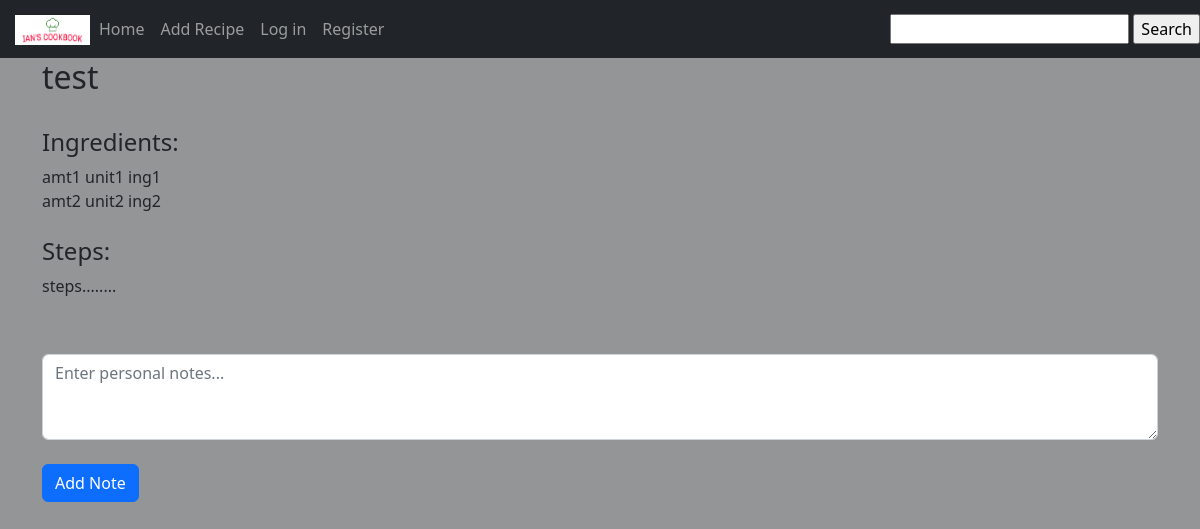
Before: /recipe_base/2 with the older database file.
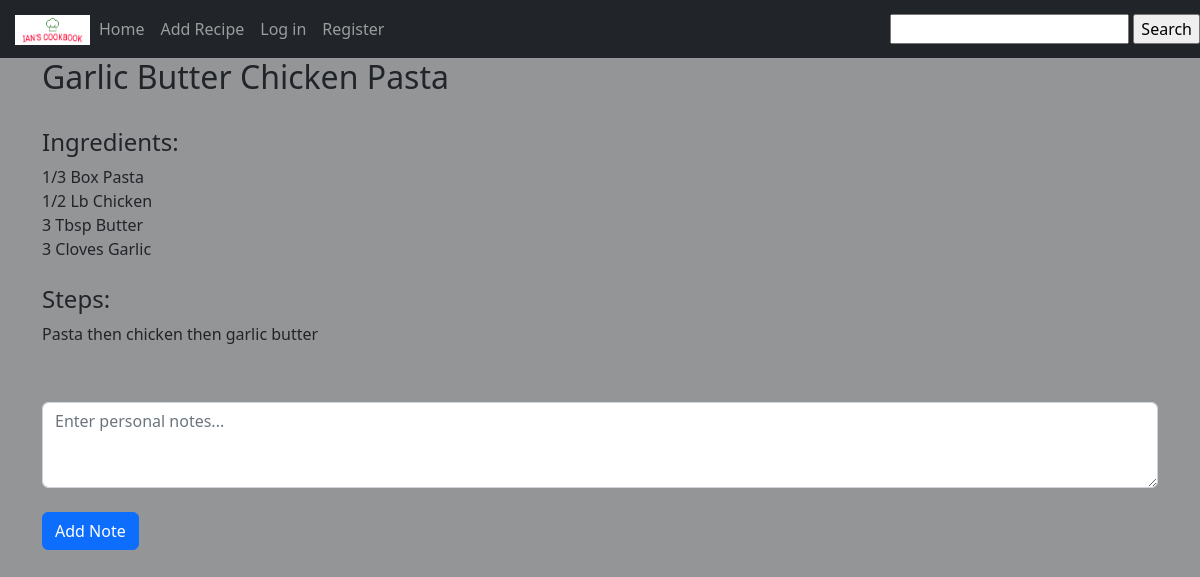
After: the same page with the newer database file.
### website/models.py (models this page shows)
class recipeMaster(db.Model):
    __tablename__ = 'recipemaster'
    id = db.Column(db.Integer, primary_key=True)
    recipe_name = db.Column(db.String(50))
    steps = db.Column(db.String(2000))
    created_by = db.Column(db.String(50))

class Ingredients(db.Model):
    ingredient_id = db.Column(db.Integer, primary_key=True)
    recipe_id = db.Column(db.Integer, db.ForeignKey('recipemaster.id'))
    ingredients = db.Column(db.String(50))
    amount = db.Column(db.String)
    unit = db.Column(db.String(20))

### website/views.py (the view)
@views.route('/recipe_base/<int:id>', methods=['GET', 'POST'])
def recipeBase(id=None):
    getID = request.path
    pages = re.search(r'(?<=/recipe_base/)\w+', getID)
    page = pages.group(0)
    names = recipeMaster.query.filter_by(id = page).first()
    ings = Ingredients.query.filter_by(recipe_id = page).all()
    if current_user.is_authenticated:
        userID = current_user.id
        if request.method == 'POST':
            getNotes = request.form.get('customNote')
            data = Notes(recipe_id = page, note = getNotes)
            db.session.add(data)
            db.session.commit()
        customNotes = Notes.query.filter_by(recipe_id = page, creator_id = userID).all()
        return render_template('recipe_base.html', ings=ings, names=names, notes = customNotes)
    else:
        return render_template('recipe_base.html', ings=ings, names=names)

### website/templates/recipe_base.html (shortened to what this page needs)
{% extends "base.html" %} {% block title %}Recipe{% endblock %}
{% block content %}
<h2> {{ names.recipe_name }}</h2>
<br>
<h4> Ingredients:</h4>
{% for ing in ings %}
    {{ ing.amount + " " + ing.unit + " " + ing.ingredients }}
    <br>
{% endfor %}
<br>
<h4>Steps:</h4>
<p> {{ names.steps }}</p>
<br>
<div id="noteField">
  <form method="POST">
  <textarea class="form-control" id=customNote name="customNote" rows="3" placeholder="Enter personal notes..."></textarea>
  <br>
  <button type="submit" class="btn btn-primary" id="addNote" href="#">Add Note</button>
  </form>
</div>
{% endblock %}

### website/templates/base.html (shortened to what this page needs)
<!DOCTYPE html>
    <html lang="en">
        <head>
            <link href="https://cdn.jsdelivr.net/npm/bootstrap@5.2.0/dist/css/bootstrap.min.css" rel="stylesheet">
            <link rel="stylesheet" href="{{url_for('static', filename='./style.css')}}">
        </head>
        <body>
            <nav class="navbar navbar-expand-lg navbar-dark bg-dark">
                <a class="navbar-brand" href="#">
                    <img src="{{url_for('static', filename='./logo.png')}}" width="30" height="30" alt=""/>
                  </a>
                <div class="collapse navbar-collapse" id="navbar">
                    <div class="navbar-nav">
                        <a class="nav-item nav-link" id="home" href="/">Home</a>
                        <a class="nav-item nav-link" id="addRecipe" href="/add_recipe">Add Recipe</a>
                        <a class="nav-item nav-link" id="Login" href="/login">Log in</a>
                        <a class="nav-item nav-link" id="Register" href="/register">Register</a>
                    </div>
                </div>
                <form method="POST">
                    <input type="text" autofocus="autofocus" name="search_string">
                    <input type="submit" formaction="/search" value="Search">
                </form>
            </nav>
            <div class="container">
                {% block content %}
                {% endblock %}
            </div>
        </body>
    </html>

### website/static/style.css (style rules this page uses)
body { background-color:#7d7e7fd0; }
.navbar-brand { position: relative; left: 15px; width: 75px; }
.navbar-brand > img { width: 100%; }

Changed rows visible on the page:
removed Ingredients: amount+unit+ingredients "amt1 unit1 ing1"
removed Ingredients: amount+unit+ingredients "amt2 unit2 ing2"
changed recipeMaster: recipe_name "test" → "Garlic Butter Chicken Pasta"; steps "steps........" → "Pasta then chicken then garlic butter"
added Ingredients: amount+unit+ingredients "1/3 Box Pasta"
added Ingredients: amount+unit+ingredients "1/2 Lb Chicken"
now on this page (row edited): Ingredients: amount+unit+ingredients "3 Tbsp Butter"
now on this page (row edited): Ingredients: amount+unit+ingredients "3 Cloves Garlic"
